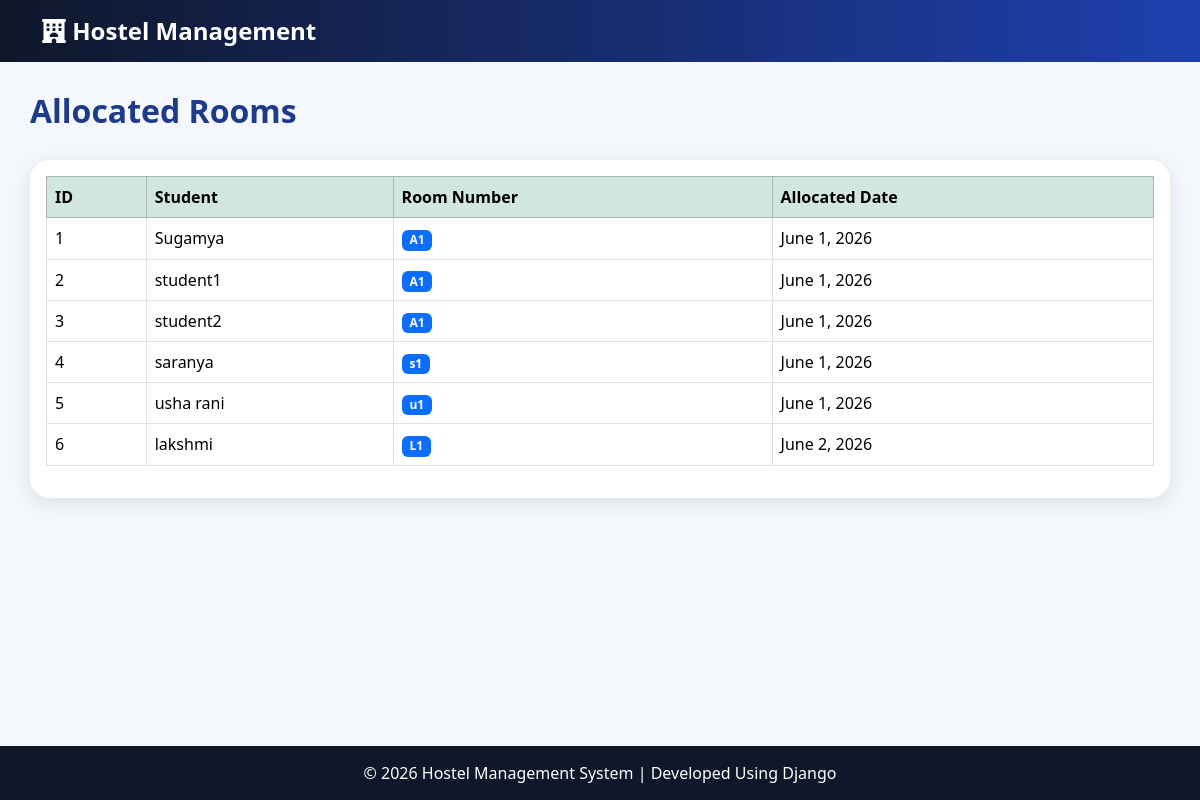
Screenshot of /view-allocations/ with the database file from the repository.
### hostel_app/models.py (models this page shows, shortened)
class RoomAllocation(models.Model):
    student = models.ForeignKey(User, on_delete=models.CASCADE)
    room_number = models.CharField(max_length=20)
    allocated_date = models.DateField(auto_now_add=True)

### hostel_app/views.py (the view)
def view_allocations(request):
    allocations = RoomAllocation.objects.all()
    return render(
        request,
        'view_allocations.html',
        {'allocations': allocations}
    )

### hostel_app/templates/view_allocations.html (shortened to what this page needs)
<!DOCTYPE html>
<html lang="en">
<head>
</head>
<body>
    {% extends 'base.html' %}
    {% block content %}
    <h2 class="page-title">
        Allocated Rooms
    </h2>
    <div class="card card-custom">
        <div class="card-body">
            <table class="table table-bordered">
                <thead class="table-success">
                    <tr>
                        <th>ID</th>
                        <th>Student</th>
                        <th>Room Number</th>
                        <th>Allocated Date</th>
                    </tr>
                </thead>
                <tbody>
                    {% for allocation in allocations %}
                    <tr>
                        <td>{{ allocation.id }}</td>
                        <td>{{ allocation.student.username }}</td>
                        <td>
                            <span class="badge bg-primary">
                                {{ allocation.room_number }}
                            </span>
                        </td>
                        <td>{{ allocation.allocated_date }}</td>
                    </tr>
                    {% endfor %}
                </tbody>
            </table>
        </div>
    </div>
    {% endblock %}

### hostel_app/templates/base.html (shortened to what this page needs)
{% load static %}
<!DOCTYPE html>
<html lang="en">
<head>
    <link rel="stylesheet"
        href="https://cdnjs.cloudflare.com/ajax/libs/font-awesome/6.5.1/css/all.min.css">
    <link href="https://cdn.jsdelivr.net/npm/bootstrap@5.3.3/dist/css/bootstrap.min.css"
          rel="stylesheet">
    <link rel="stylesheet"
          href="https://cdnjs.cloudflare.com/ajax/libs/font-awesome/6.5.1/css/all.min.css">
</head>
<body>
<nav class="navbar navbar-expand-lg">
    <div class="container">
        <a class="navbar-brand" href="/">
            <i class="fa-solid fa-hotel"></i>
            Hostel Management
        </a>
    </div>
</nav>
<div class="container-fluid main-content">
    {% block content %}
    {% endblock %}
</div>
<footer class="footer">
    © 2026 Hostel Management System | Developed Using Django
</footer>
</body>
</html>

### hostel_app/templates/base.html (style rules this page uses)
* { margin:0; padding:0; box-sizing:border-box; }
body { background:#f4f7fc; min-height:100vh; display:flex; flex-direction:column; }
.navbar { background:linear-gradient(90deg,#0f172a,#1e40af); }
.navbar-brand { color:white !important; font-weight:bold; font-size:24px; }
.main-content { flex:1; padding:30px; }
.card-custom { border:none; border-radius:20px; box-shadow:0px 5px 20px rgba(0,0,0,0.1); transition:0.3s; }
.footer { background:#0f172a; color:white; text-align:center; padding:15px; }
.page-title { font-weight:bold; color:#1e3a8a; margin-bottom:30px; }
table { background:white; }

### rows the page displays
RoomAllocation: id "1", student.username "Sugamya", room_number "A1", allocated_date "June 1, 2026"
RoomAllocation: id "2", student.username "student1", room_number "A1", allocated_date "June 1, 2026"
RoomAllocation: id "3", student.username "student2", room_number "A1", allocated_date "June 1, 2026"
RoomAllocation: id "4", student.username "saranya", room_number "s1", allocated_date "June 1, 2026"
RoomAllocation: id "5", student.username "usha rani", room_number "u1", allocated_date "June 1, 2026"
RoomAllocation: id "6", student.username "lakshmi", room_number "L1", allocated_date "June 2, 2026"
